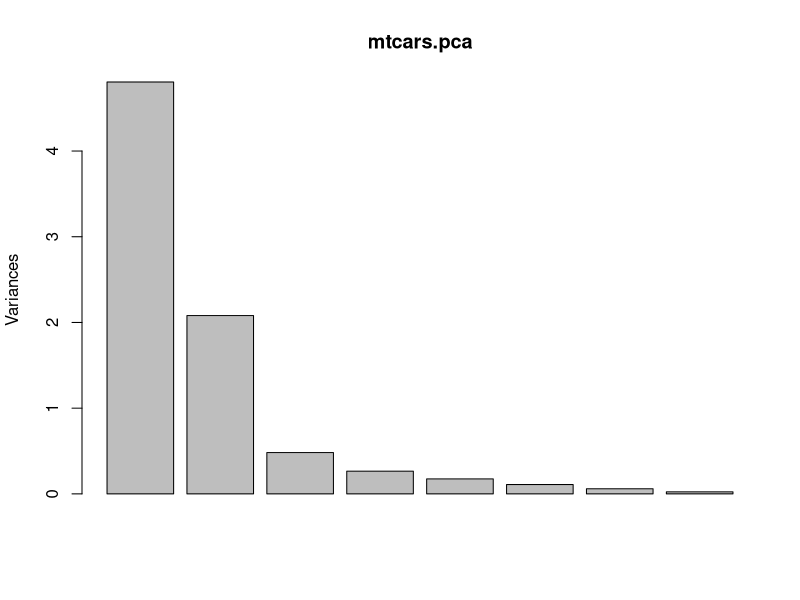
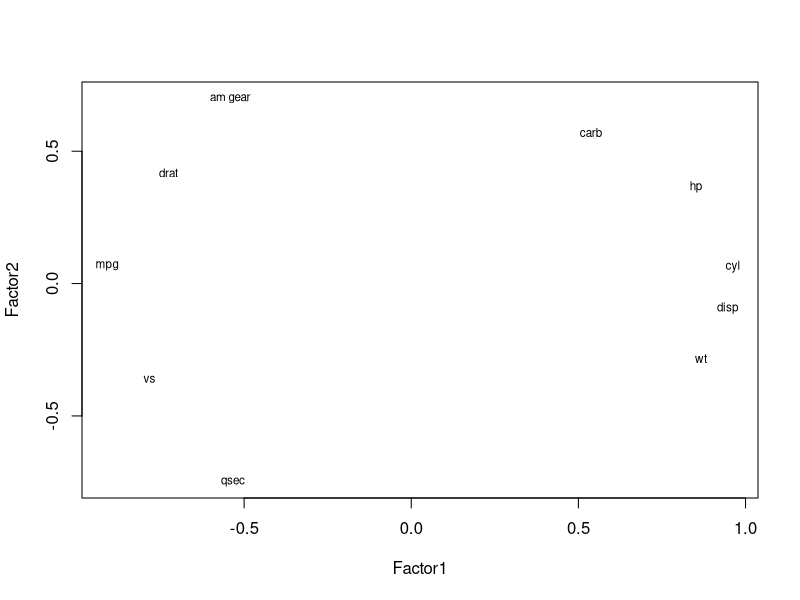
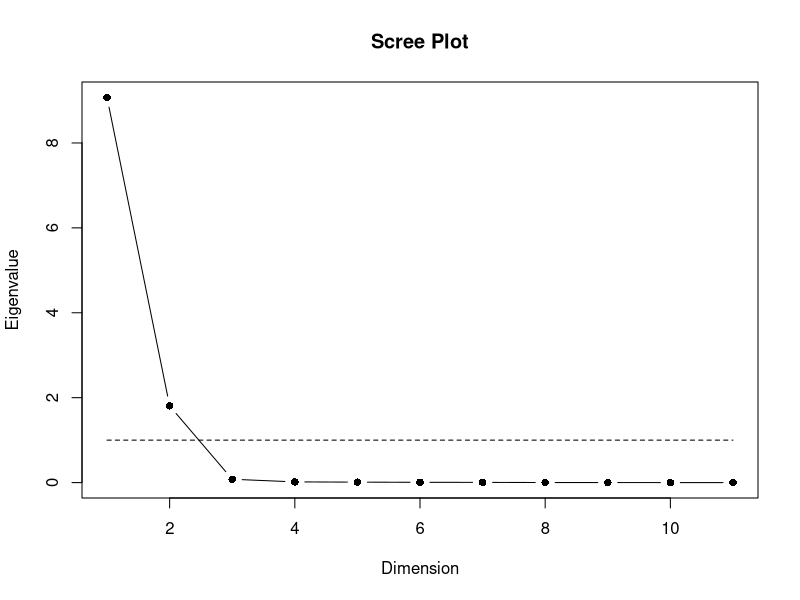
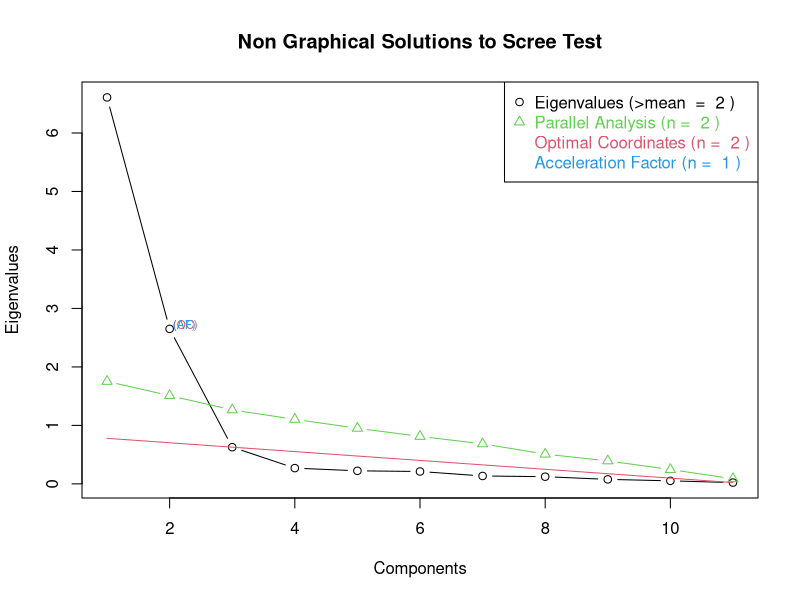

Generate these figures, in order, with R: (Note: this script raises an error after producing the figures.)

mtcars[1:20,]
#######PCA works with numerical variables
str(mtcars)
help(mtcars)
mtcars.pca <- prcomp(mtcars[,c(2:7,10,11)], center = TRUE,scale. = TRUE)
summary(mtcars.pca)
#######Look at the object
str(mtcars.pca)
plot(mtcars.pca)
####Add principal components
train.data <- data.frame(mtcars$mpg, mtcars.pca$x)
train.data <- train.data[,1:3]
###########
train.data[1:2,]
mtcars[1:2,]
model1<-lm(mpg~.,data=mtcars)
summary(model1)
colnames(train.data)[1]<-"mpg"
model2<-lm(mpg~.,data=train.data)
summary(model2)
summary(model1)

##########Same data apply factor analsysi
n.factors <- 2   

fit <- factanal(mtcars, 
                n.factors,                # number of factors to extract
                scores=c("regression"),
                rotation="none")

print(fit, digits=2, cutoff=.3, sort=TRUE)
load <- fit$loadings[,1:2] 
plot(load,type="n") # set up plot 
text(load,labels=names(mtcars),cex=.7) # add variable names
#########Another method
fit <- factanal(mtcars, 
                n.factors,              # number of factors to extract
                rotation="varimax")     # 'varimax' is an ortho rotation

load <- fit$loadings[,1:2] 
load
library(psy)
scree.plot(fit$correlation)
library(nFactors)
ev <- eigen(cor(mtcars)) # get eigenvalues
ap <- parallel(subject=nrow(mtcars),var=ncol(mtcars), rep=100, cent=.05)
nS <- nScree(x=ev$values, aparallel=ap$eigen$qevpea)
plotnScree(nS)
####################################load bank data 
colnames(bank.additional)
str(bank.additional)
col1<-bank.additional[,c(16:20)]
bank.pca <- prcomp(bank.additional[,c(16:20)], center = TRUE,scale. = TRUE)
bank.pca
summary(bank.pca)
train.data <- data.frame(bank.additional$y, bank.pca$x)
train.data[1:2,]
train.data <- train.data[,1:3]
model1<-glm(bank.additional.y~.,data=train.data,family=binomial("logit"))
summary(model1)
colnames(bank.additional)
model1<-glm(y~.,data=bank.additional[,c(16:21)],family=binomial("logit"))
summary(model1)

########Add more component
train.data <- data.frame(bank.additional$y, bank.pca$x)
train.data[1:2,]
train.data <- train.data[,1:5]
model1<-glm(bank.additional.y~.,data=train.data,family=binomial("logit"))
summary(model1)
###########
